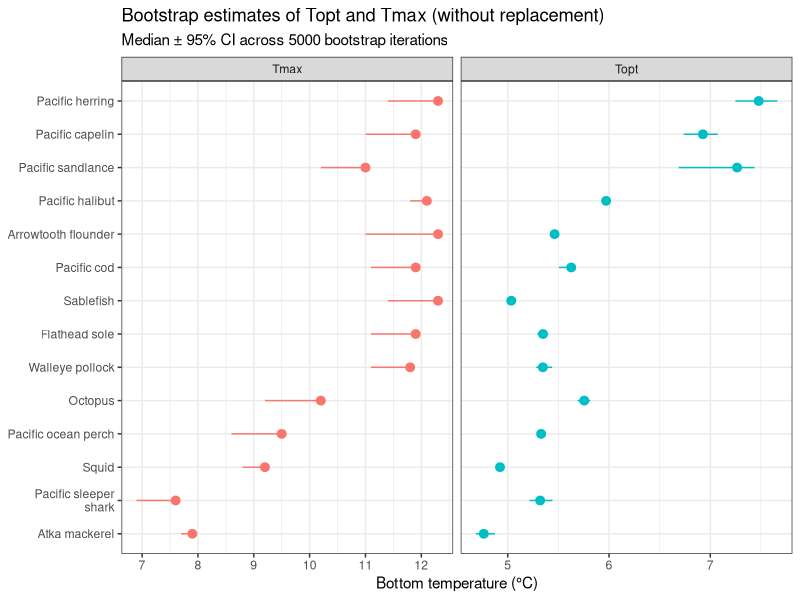

Write the R code that produced this figure. (Note: this script raises an error after producing the figure.)
#------------------------------------------------------------------------------#
# AUTHORS: Bia Dias
# AFFILIATIONS: CICOES University of Washington / Alaska Fisheries Science Center
# E-MAIL: bia.dias@noaa.gov
#
# PURPOSE: Empirical, bootstrap-derived bioenergetics parameters (Topt, Tmax)
#   for WGOA Ecopath groups using bottom-temperature data from the BT survey.
#
# APPROACH:
#   Topt <- biomass-weighted mean bottom temperature across stations
#   Tmax <- maximum bottom temperature observed across stations
#
#   Two bootstrap variants are run per group:
#     1. WITH replacement    – standard bootstrap (n = n_stations, B iterations)
#     2. WITHOUT replacement – subsampling at `subsample_frac` of n_stations
#
# INPUT:  WGOA_source_data/station_summary_WGOA.csv   (from WGOA_guilds_temp.R)
#         WGOA_source_data/WGOA_bioen.csv             (existing parameter table)
# OUTPUT: WGOA_source_data/WGOA_bioen_bootstrap.csv
#------------------------------------------------------------------------------#

library(tidyverse)

set.seed(123)

# ── 0. Configuration ----------------------------------------------------------

n_boot         <- 5000   # bootstrap iterations
subsample_frac <- 0.80   # fraction of stations for without-replacement draws
ci_probs       <- c(0.025, 0.25, 0.50, 0.75, 0.975)  # quantiles to report

# ── 1. Load data --------------------------------------------------------------

station_summary <- read.csv("WGOA_source_data/station_summary_WGOA.csv")
bioen_orig      <- read.csv("WGOA_source_data/WGOA_bioen.csv")

# Drop stations with no catch (can't weight temperatures meaningfully)
station_summary <- station_summary |>
  filter(station_catch > 0, !is.na(station_avg_bt))

# ── 2. race_group → Species mapping ------------------------------------------
# Juveniles share the adult thermal envelope (no juvenile-specific survey data).

bioen_map <- tribble(
  ~race_group,             ~Species,
  "Arrowtooth flounder",   "arrowtooth_flounder_juvenile",
  "Arrowtooth flounder",   "arrowtooth_flounder_adult",
  "Atka mackerel",         "atka_mackerel",
  "Flathead sole",         "flathead_sole_adult",
  "Octopus",               "octopus",
  "Pacific cod",           "pacific_cod_juvenile",
  "Pacific cod",           "pacific_cod_adult",
  "Pacific ocean perch",   "pacific_ocean_perch_adult",
  "Walleye pollock",       "walleye_pollock_juvenile",
  "Walleye pollock",       "walleye_pollock_adult",
  "Sablefish",             "sablefish_adult",
  "Pacific sleeper shark", "pacific_sleeper_shark",
  "Pacific herring",       "pacific_herring_adult",
  "Pacific halibut",       "pacific_halibut_juvenile",
  "Pacific halibut",       "pacific_halibut_adult",
  "Squid",                 "squid",
  "Pacific capelin",       "pacific_capelin",
  "Pacific sandlance",     "pacific_sandlance"
)

# ── 3. Bootstrap functions ----------------------------------------------------

# Weighted mean and max for one (re)sample of stations
bootstrap_stats <- function(df_group) {
  topt <- weighted.mean(df_group$station_avg_bt, w = df_group$station_catch)
  tmax <- max(df_group$station_avg_bt)
  c(Topt = topt, Tmax = tmax)
}

# Run B iterations for a single group's station data
run_bootstrap <- function(df_group, B, replace, frac = 1.0) {
  n <- nrow(df_group)
  size <- if (replace) n else max(2L, floor(n * frac))

  replicate(B, {
    idx <- sample.int(n, size = size, replace = replace)
    bootstrap_stats(df_group[idx, ])
  }) |>
    t() |>
    as.data.frame()
}

# Summarise a vector of bootstrap estimates at the desired quantiles
summarise_boot <- function(x, param, variant) {
  q <- quantile(x, probs = ci_probs, na.rm = TRUE)
  tibble(
    param   = param,
    variant = variant,
    mean    = mean(x, na.rm = TRUE),
    q2.5    = q["2.5%"],
    q25     = q["25%"],
    median  = q["50%"],
    q75     = q["75%"],
    q97.5   = q["97.5%"]
  )
}

# ── 4. Run bootstraps for every race_group in bioen_map ----------------------

groups <- unique(bioen_map$race_group)

boot_results <- map_dfr(groups, function(grp) {

  df_grp <- station_summary |> filter(race_group == grp)

  if (nrow(df_grp) < 3) {
    warning("Skipping '", grp, "': fewer than 3 usable stations.")
    return(NULL)
  }

  # -- with replacement ----
  boot_wr   <- run_bootstrap(df_grp, B = n_boot, replace = TRUE)
  # -- without replacement (subsampling) ----
  boot_wor  <- run_bootstrap(df_grp, B = n_boot, replace = FALSE, frac = subsample_frac)

  bind_rows(
    summarise_boot(boot_wr$Topt,  "Topt", "with_replacement"),
    summarise_boot(boot_wr$Tmax,  "Tmax", "with_replacement"),
    summarise_boot(boot_wor$Topt, "Topt", "without_replacement"),
    summarise_boot(boot_wor$Tmax, "Tmax", "without_replacement")
  ) |>
    mutate(race_group = grp, .before = 1)
})

# ── 5. Pivot to one row per race_group × variant, join Species names ----------

boot_wide <- boot_results |>
  pivot_wider(
    names_from  = param,
    values_from = c(mean, q2.5, q25, median, q75, q97.5),
    names_glue  = "{param}_{.value}"
  )

# Expand to individual Species via mapping table
boot_by_species <- bioen_map |>
  left_join(boot_wide, by = "race_group")

# ── 6. Build output table: new point estimates + CIs + original values --------

bioen_bootstrap <- bioen_orig |>
  left_join(
    boot_by_species |>
      # Use median as the new empirical point estimate (robust to skew)
      select(Species, race_group, variant,
             Topt_new = Topt_median, Topt_lo = Topt_q2.5, Topt_hi = Topt_q97.5,
             Tmax_new = Tmax_median, Tmax_lo = Tmax_q2.5, Tmax_hi = Tmax_q97.5),
    by = "Species"
  ) |>
  rename(Topt_orig = Topt, Tmax_orig = Tmax)

# ── 7. Save outputs -----------------------------------------------------------

write.csv(boot_results,     "WGOA_source_data/WGOA_bioen_bootstrap_distributions.csv", row.names = FALSE)
write.csv(bioen_bootstrap,  "WGOA_source_data/WGOA_bioen_bootstrap.csv",              row.names = FALSE)

cat("Done. Files written to WGOA_source_data/\n")
cat("  WGOA_bioen_bootstrap_distributions.csv  — full bootstrap summaries per group\n")
cat("  WGOA_bioen_bootstrap.csv                — new Topt/Tmax with 95% CI alongside original values\n")

# ── 8. Quick diagnostic plot --------------------------------------------------

boot_results |>
  filter(variant == "without_replacement") |>
  mutate(race_group = str_wrap(race_group, 20)) |>
  ggplot(aes(x = reorder(race_group, median), y = median,
             ymin = q2.5, ymax = q97.5, color = param)) +
  geom_pointrange(position = position_dodge(width = 0.5)) +
  coord_flip() +
  facet_wrap(~param, scales = "free_x") +
  labs(
    title = "Bootstrap estimates of Topt and Tmax (without replacement)",
    subtitle = paste0("Median ± 95% CI across ", n_boot, " bootstrap iterations"),
    x = NULL, y = "Bottom temperature (°C)"
  ) +
  theme_bw() +
  theme(legend.position = "none")


#############

empirical <- species_weighted_thermal_envelopes_WGOA |>
     select(race_group, Topt_empirical = weighted_avg_bot,
                                  Tmax_empirical = weighted_maxA_bot)
 
   comparison <- bioen_map |>
     left_join(empirical, by = "race_group") |>
     left_join(WGOA_bioen, by = "Species") |>
     rename(Topt_lit = Topt, Tmax_lit = Tmax) |>
     mutate(
         Topt_diff = Topt_empirical - Topt_lit,
         Tmax_diff = Tmax_empirical - Tmax_lit
       )
 
   comparison |>
     select(Species, race_group, Topt_lit, Topt_empirical, Topt_diff,
                                            Tmax_lit, Tmax_empirical, Tmax_diff) |>
    arrange(Topt_diff)


comparison_long <- comparison |>
     select(Species, Topt_lit, Topt_empirical, Tmax_lit, Tmax_empirical) |>
     pivot_longer(
         cols = -Species,
         names_to = c("param", "source"),
         names_sep = "_(?=lit|empirical)") |>
     mutate(
         source  = factor(source, levels = c("lit", "empirical"),
                                               labels = c("Literature", "WGOA empirical")),
         param   = factor(param, levels = c("Topt", "Tmax")),
         # Clean up labels - remove _adult/_juvenile suffix for display
           Species_label = str_replace_all(Species, "_", " ") |>
                           str_to_sentence() |>
                           str_remove(" adult| juvenile")
       )
 
   ggplot(comparison_long,
                   aes(x = value, y = reorder(Species_label, value),
                                    color = source, shape = source)) +
   geom_line(aes(group = Species_label), color = "grey70", linewidth = 0.6) +
   geom_point(size = 3) +
   facet_wrap(~param, scales = "free_x") +
   scale_color_manual(values = c("Literature" = "#E05C2A", "WGOA empirical" = "#2A7AB5")) +
   labs(
       title    = "Lit vs. WGOA empirical race survey temp parameters",
       #subtitle = "Lines connect paired estimates for each guild; all empirical values are colder",
       x        = "Temperature (°C)",
       y        = NULL,
       color    = NULL, shape = NULL
     ) +
   theme_bw(base_size = 11) +
   theme(legend.position = "bottom", panel.grid.minor = element_blank())
